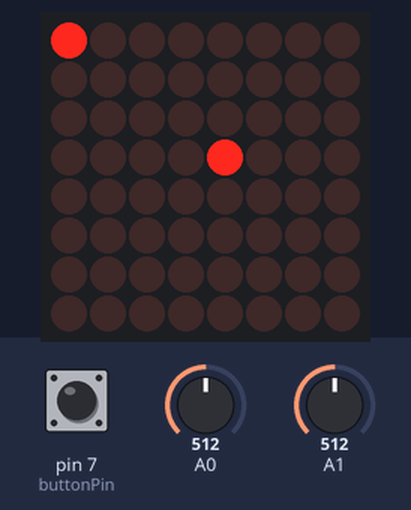
Bench run of a sketch on a simulated Arduino Uno, built with avr-gcc and run on an emulated ATmega328P. On the bench: 8×8 LED matrix. Inputs (shaded band) come from the test bench; at power-on: A0 = 512, A1 = 512, pin 7 (buttonPin) HIGH. Random numbers use the default seed unless the sketch sets one; what the sketch prints to the serial monitor is not drawn.

Above: at 1.2 s.
1.3 s: A0 set to 716
At 2.3 s:
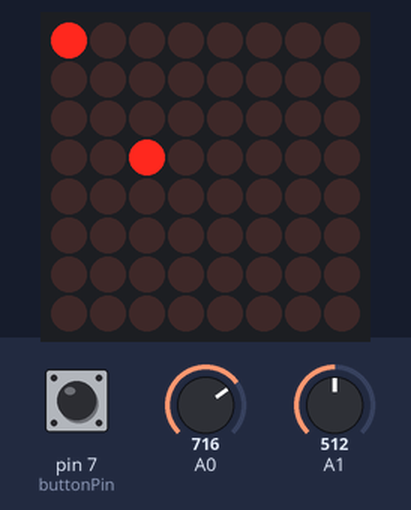
3.0 s: A1 set to 716
At 3.7 s:
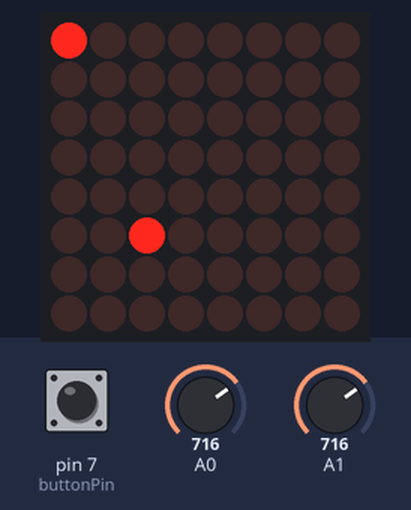
4.5 s: A0 set to 900
At 5.2 s:
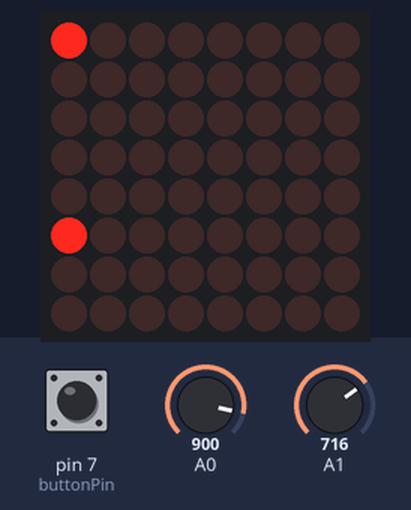
6.0 s: A1 set to 136
At 6.6 s:
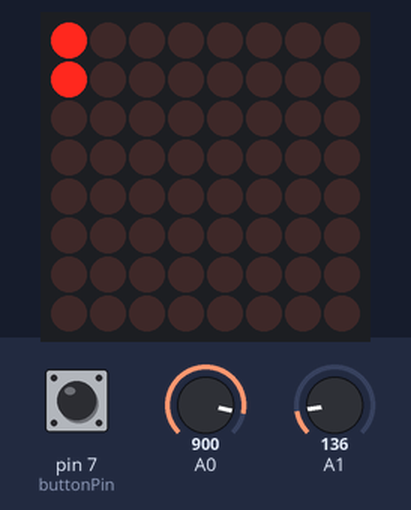
7.5 s: A1 set to 115
At 7.66 s:
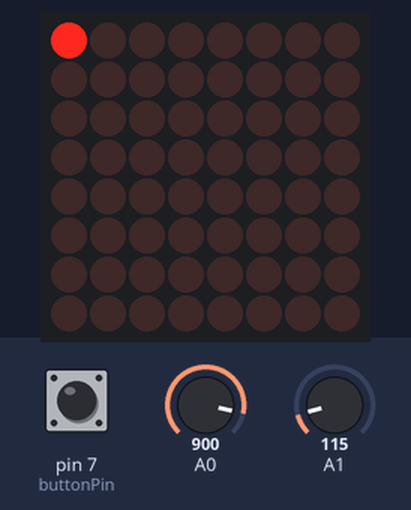
9.7 s: A0 set to 887
At 10.4 s:
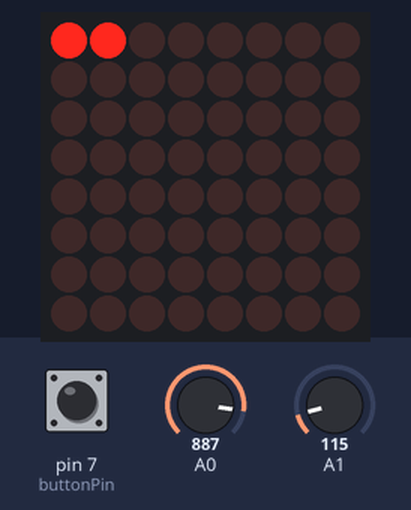
Timing chart, 0 to 12.5 s (numbered marks = the images above; inputs shaded):
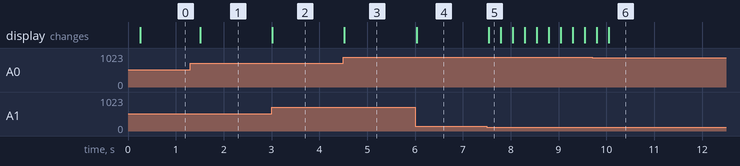

Measured:
- the behaviour switches between 129 and 128 on A1 (found by bisection; images 4 and 5)
- the behaviour switches between 897 and 896 on A0 (found by bisection; images 5 and 6)
- after the input at 1.3 s, the display: changes after 0.21 s (image 1)
- after the input at 3.0 s, the display: changes at once (image 2)
- after the input at 4.5 s, the display: changes at once (image 3)
- after the input at 6.0 s, the display: changes at once (image 4)
- after the input at 7.5 s, the display: changes at once (image 5)

The sketch:

player1.ino
```cpp
char mystr[7] = "Player1"; //String data


#include "LedControl.h"

int UD = 0;
int LR = 0;
boolean getTheRandomNum;
const int buttonPin = 7;
int buttonState = 0;
int counter = 0;

LedControl lc=LedControl(8,10,9,1); //10 -> CLOCK, 9 -> CS, 8 -> DIN

void setup() {
  Serial.begin(9600);

  lc.shutdown(0,false);// turn off power saving, enables display
  lc.setIntensity(0,8);// sets brightness (0~15 possible values)
  lc.clearDisplay(0);// clear screen
  pinMode(buttonPin, INPUT_PULLUP);
  getTheRandomNum = true;

}

int getRandom() {
  return rand() % ((7 - 0) + 1) + 0;
}

void loop() {
  if(counter == 5) {
   Serial.write(mystr,7);
  }


  buttonState = digitalRead(buttonPin);

  int randomx;
  int randomy;
  UD = analogRead(A0);
  LR = analogRead(A1);
  char x_translate = map(LR, 1024, 0, 7, -1);
  char y_translate = map(UD, 1024, 0, 0, 8);

  if(getTheRandomNum == true) {
    randomx = getRandom();
    randomy = getRandom();
    getTheRandomNum = false;
  }


  lc.clearDisplay(0);
  lc.setLed(0,x_translate,y_translate,true);
  lc.setLed(0,randomx,randomy,true);

  if (buttonState == HIGH) {
    if(x_translate == randomx && y_translate == randomy){
      getTheRandomNum = true;
      counter++;
    }
  }
  delay(250);
}
```
